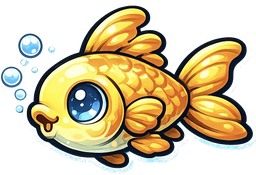
#> input picture ddg/assets/fish.png, 256 x 175 px, shrunk from 762 x 520 before the run
$ python process-fish-pickup.py
#> lines starting #> are read from the running program, lines starting #| are printed output that depends on the picture; after the words box and inside, x2 and y2 are one past the last pixel; in counts of white or black regions, pixels touching at a corner belong together
#!/usr/bin/env python3
"""Rebuild assets/fish.png from a white-background PNG: flood-remove white, flip horizontal.

Save your unprocessed art as assets/fish_raw.png (optional), or temporarily copy it to
assets/fish.png before running. Requires Pillow + numpy in ../.pip-pillow.

  PYTHONPATH=../.pip-pillow python3 scripts/process-fish-pickup.py
"""
from __future__ import annotations

import os
import sys
from collections import deque

ROOT = os.path.dirname(os.path.dirname(os.path.abspath(__file__)))
sys.path.insert(0, os.path.join(ROOT, ".pip-pillow"))

import numpy as np
from PIL import Image

TOL = 88


def main() -> None:
    raw = os.path.join(ROOT, "assets", "fish_raw.png")
    src = raw if os.path.isfile(raw) else os.path.join(ROOT, "assets", "fish.png")
    im = Image.open(src).convert("RGBA")
#> im is the input picture: PIL image 256x175 RGBA; mean R, G, B, A 102.2, 91.1, 59.4, 138.5
    rgb = np.array(im)
    h, w = rgb.shape[:2]
#> h = 175; w = 256

    def flood_from_seed(sx: int, sy: int) -> np.ndarray:
        sr, sg, sb = rgb[sy, sx, :3].astype(np.int32)
        mask = np.zeros((h, w), dtype=bool)
        q = deque([(sx, sy)])
        mask[sy, sx] = True
        while q:
            x, y = q.popleft()
            for dx, dy in ((0, 1), (0, -1), (1, 0), (-1, 0)):
                nx, ny = x + dx, y + dy
                if nx < 0 or ny < 0 or nx >= w or ny >= h:
                    continue
                if mask[ny, nx]:
                    continue
                r, g, b = rgb[ny, nx, :3].astype(np.int32)
                d = float(np.sqrt((r - sr) ** 2 + (g - sg) ** 2 + (b - sb) ** 2))
                if d <= TOL:
                    mask[ny, nx] = True
                    q.append((nx, ny))
        return mask

    bg = np.zeros((h, w), dtype=bool)
    for sx, sy in ((0, 0), (w - 1, 0), (0, h - 1), (w - 1, h - 1)):
        bg |= flood_from_seed(sx, sy)
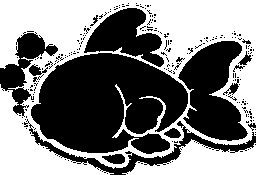
#> bg: shape (175, 256) bool; 49.1% white; 2 white regions, box (x1, y1, x2, y2) and area: (0, 0, 256, 175) 19337, (122, 139, 256, 175) 2678

    rgba = rgb.astype(np.float32)
    rgba[:, :, 3] = np.where(bg, 0, rgba[:, :, 3])
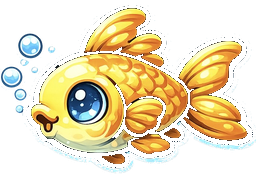
#> rgba: shape (175, 256, 4) float32; mean R, G, B, A 102.2, 91.1, 59.4, 113.9; transparent parts drawn white
    out_im = Image.fromarray(np.clip(rgba, 0, 255).astype(np.uint8))
    out_im = out_im.transpose(Image.FLIP_LEFT_RIGHT)
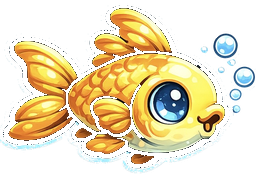
#> out_im: PIL image 256x175 RGBA; mean R, G, B, A 102.2, 91.1, 59.4, 113.9; transparent parts drawn white
    out_path = os.path.join(ROOT, "assets", "fish.png")
    out_im.save(out_path, optimize=True)
    print("Wrote", out_path, "from", src)


if __name__ == "__main__":
    main()

$ run again, with ddg/assets/bean.png copied over ddg/assets/fish.png
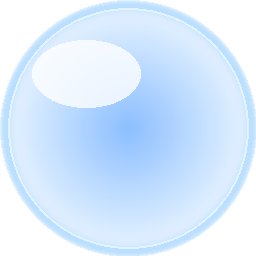
#> input picture ddg/assets/bean.png, 256 x 256 px
#> in main, im is the input picture: PIL image 256x256 RGBA; mean R, G, B, A 159.7, 179.7, 201.6, 195
#> after the loop in main, `for sx, sy in ((0, 0), (w - 1, 0), (0, h - 1), (w - 1, h - 1)):`:
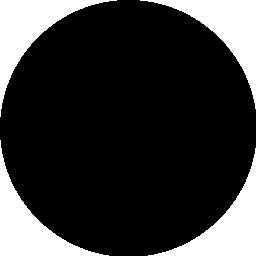
#> bg: shape (256, 256) bool; 20.9% white; 4 white regions, box (x1, y1, x2, y2) and area: (0, 0, 117, 117) 3548, (140, 0, 256, 109) 3431, (0, 140, 109, 256) 3431, (148, 148, 256, 256) 3315
#> in main, `out_im = out_im.transpose(Image.FLIP_LEFT_RIGHT)`:
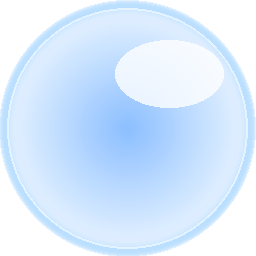
#> out_im: PIL image 256x256 RGBA; mean R, G, B, A 159.7, 179.7, 201.6, 195; transparent parts drawn white
